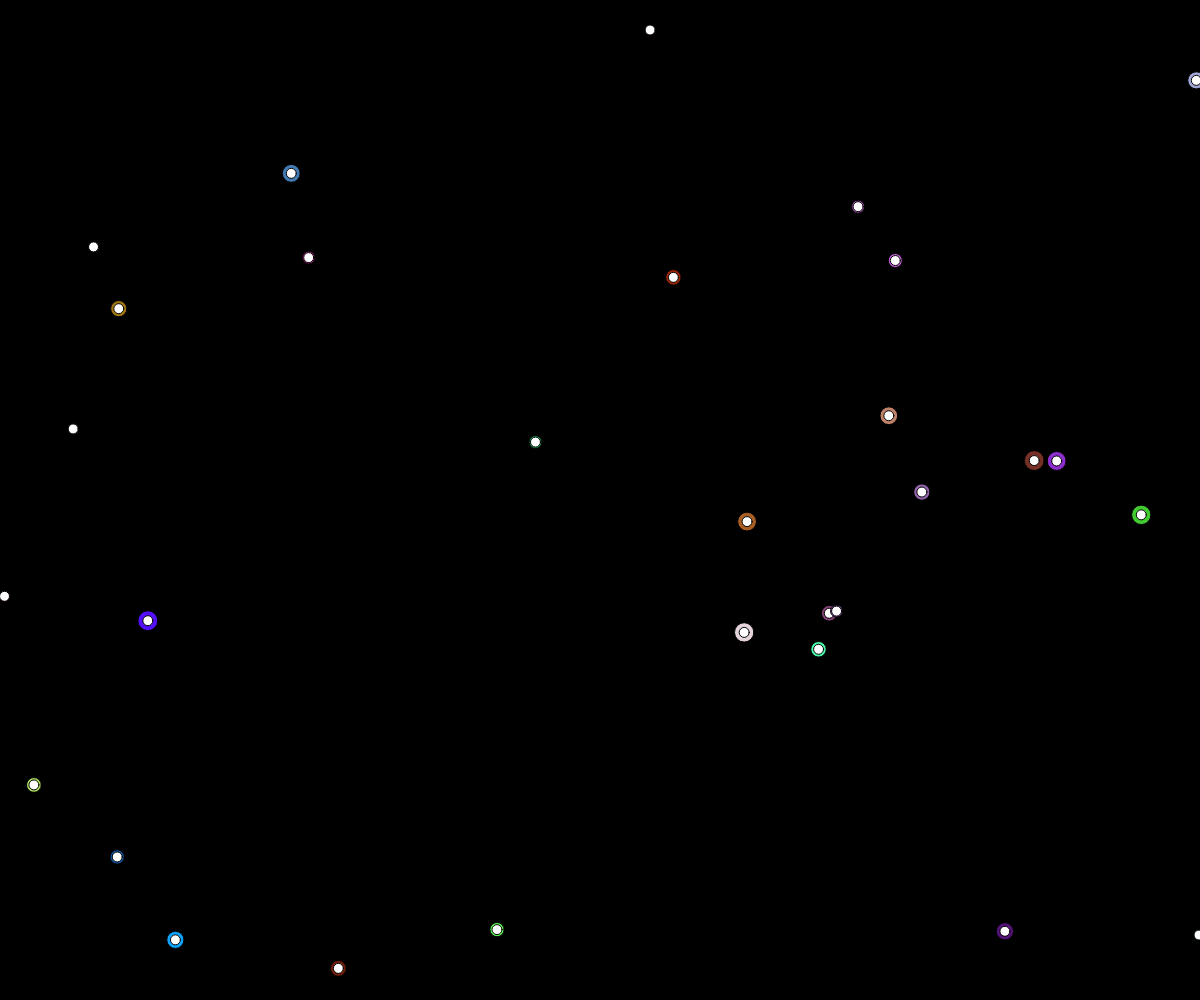
Frame 1 (no input)
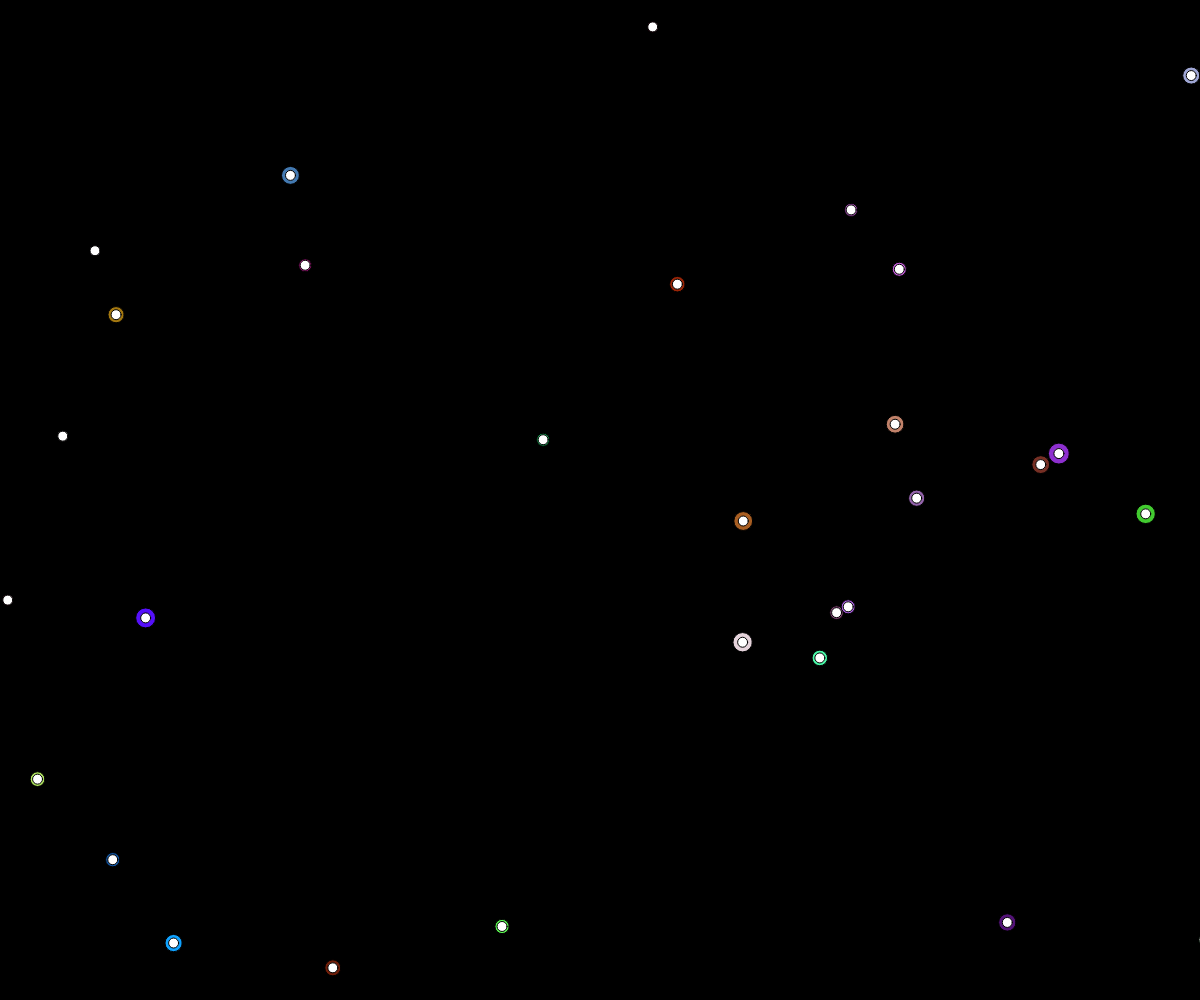
Frame 60 (no input)
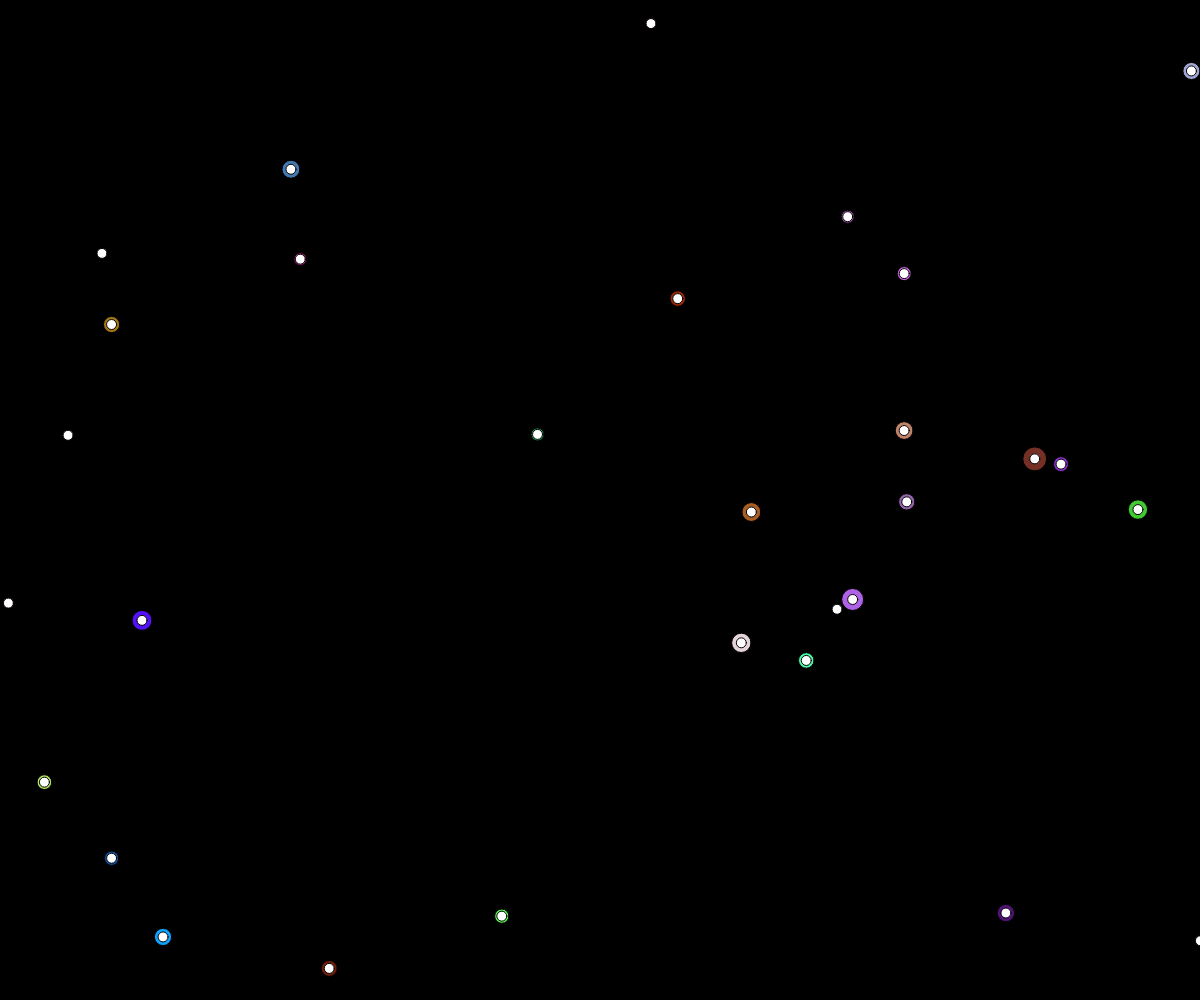
Frame 120 (the mouse pressed at the canvas centre since frame 60)

The p5.js sketch that drew these frames (run headless with seeded random() and noise() and a simulated clock; from frame 60 on, the mouse is pressed at the canvas centre):

// p5.js sketch
// ── sketch.js
let agents = [];
let numAgents = 30; // Number of agents
let minTerritoryRadius = 5; // Minimum initial territory radius
let maxTerritoryRadius = 10; // Maximum initial territory radius
let territoryChangeOnFight = 1; // Change in territory size after a fight

class Agent {
  constructor(x, y, color) {
    this.pos = createVector(x, y);
    this.color = color;
    this.territoryRadius = random(minTerritoryRadius, maxTerritoryRadius);
  }

  move() {
    let randomAngle = random(TWO_PI);
    this.pos.x += cos(randomAngle);
    this.pos.y += sin(randomAngle);
  }

  fight(other) {
    let distance = this.pos.dist(other.pos);
    if (distance < this.territoryRadius + other.territoryRadius) {
      let winner = random([this, other]);
      let loser = (winner === this) ? other : this;

      winner.territoryRadius += territoryChangeOnFight;
      loser.territoryRadius -= territoryChangeOnFight;
      if (loser.territoryRadius < 0) {
        loser.territoryRadius = 0;
      }
    }
  }

  draw() {
    fill(this.color);
    ellipse(this.pos.x, this.pos.y, this.territoryRadius * 2);
    fill(255);
    ellipse(this.pos.x, this.pos.y, 10);
  }
}

function setup() {
  createCanvas(windowWidth, windowHeight);
  for (let i = 0; i < numAgents; i++) {
    let x = random(width);
    let y = random(height);
    let color = [random(255), random(255), random(255)];
    agents.push(new Agent(x, y, color));
  }
}

function draw() {
  background(0);

  for (let agent of agents) {
    agent.move();
    agent.draw();
  }

  for (let i = 0; i < agents.length; i++) {
    for (let j = i + 1; j < agents.length; j++) {
      agents[i].fight(agents[j]);
    }
  }
}
